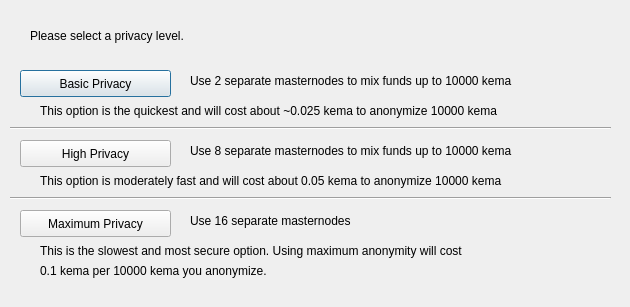
<?xml version="1.0" encoding="UTF-8"?>
<ui version="4.0">
 <class>DarksendConfig</class>
 <widget class="QDialog" name="DarksendConfig">
  <property name="geometry">
   <rect>
    <x>0</x>
    <y>0</y>
    <width>630</width>
    <height>307</height>
   </rect>
  </property>
  <property name="windowTitle">
   <string>Configure Darksend</string>
  </property>
  <widget class="QPushButton" name="buttonBasic">
   <property name="geometry">
    <rect>
     <x>20</x>
     <y>70</y>
     <width>151</width>
     <height>27</height>
    </rect>
   </property>
   <property name="text">
    <string>Basic Privacy</string>
   </property>
  </widget>
  <widget class="QPushButton" name="buttonHigh">
   <property name="geometry">
    <rect>
     <x>20</x>
     <y>140</y>
     <width>151</width>
     <height>27</height>
    </rect>
   </property>
   <property name="text">
    <string>High Privacy</string>
   </property>
  </widget>
  <widget class="QPushButton" name="buttonMax">
   <property name="geometry">
    <rect>
     <x>20</x>
     <y>210</y>
     <width>151</width>
     <height>27</height>
    </rect>
   </property>
   <property name="text">
    <string>Maximum Privacy</string>
   </property>
  </widget>
  <widget class="QLabel" name="label">
   <property name="geometry">
    <rect>
     <x>30</x>
     <y>20</y>
     <width>571</width>
     <height>31</height>
    </rect>
   </property>
   <property name="text">
    <string>Please select a privacy level.</string>
   </property>
  </widget>
  <widget class="QLabel" name="label_2">
   <property name="geometry">
    <rect>
     <x>190</x>
     <y>70</y>
     <width>421</width>
     <height>21</height>
    </rect>
   </property>
   <property name="text">
    <string>Use 2 separate masternodes to mix funds up to 10000 kema</string>
   </property>
  </widget>
  <widget class="QLabel" name="label_3">
   <property name="geometry">
    <rect>
     <x>190</x>
     <y>140</y>
     <width>411</width>
     <height>21</height>
    </rect>
   </property>
   <property name="text">
    <string>Use 8 separate masternodes to mix funds up to 10000 kema</string>
   </property>
  </widget>
  <widget class="QLabel" name="label_4">
   <property name="geometry">
    <rect>
     <x>190</x>
     <y>210</y>
     <width>421</width>
     <height>21</height>
    </rect>
   </property>
   <property name="text">
    <string>Use 16 separate masternodes</string>
   </property>
  </widget>
  <widget class="QLabel" name="label_6">
   <property name="geometry">
    <rect>
     <x>40</x>
     <y>100</y>
     <width>561</width>
     <height>21</height>
    </rect>
   </property>
   <property name="text">
    <string>This option is the quickest and will cost about ~0.025 kema to anonymize 10000 kema</string>
   </property>
  </widget>
  <widget class="QLabel" name="label_7">
   <property name="geometry">
    <rect>
     <x>40</x>
     <y>170</y>
     <width>561</width>
     <height>21</height>
    </rect>
   </property>
   <property name="text">
    <string>This option is moderately fast and will cost about 0.05 kema to anonymize 10000 kema</string>
   </property>
  </widget>
  <widget class="QLabel" name="label_8">
   <property name="geometry">
    <rect>
     <x>40</x>
     <y>240</y>
     <width>561</width>
     <height>21</height>
    </rect>
   </property>
   <property name="text">
    <string>This is the slowest and most secure option. Using maximum anonymity will cost</string>
   </property>
  </widget>
  <widget class="QLabel" name="label_9">
   <property name="geometry">
    <rect>
     <x>40</x>
     <y>260</y>
     <width>561</width>
     <height>21</height>
    </rect>
   </property>
   <property name="text">
    <string>0.1 kema per 10000 kema you anonymize.</string>
   </property>
  </widget>
  <widget class="Line" name="line">
   <property name="geometry">
    <rect>
     <x>10</x>
     <y>120</y>
     <width>601</width>
     <height>16</height>
    </rect>
   </property>
   <property name="orientation">
    <enum>Qt::Horizontal</enum>
   </property>
  </widget>
  <widget class="Line" name="line_2">
   <property name="geometry">
    <rect>
     <x>10</x>
     <y>190</y>
     <width>601</width>
     <height>16</height>
    </rect>
   </property>
   <property name="orientation">
    <enum>Qt::Horizontal</enum>
   </property>
  </widget>
 </widget>
 <resources/>
 <connections/>
</ui>
